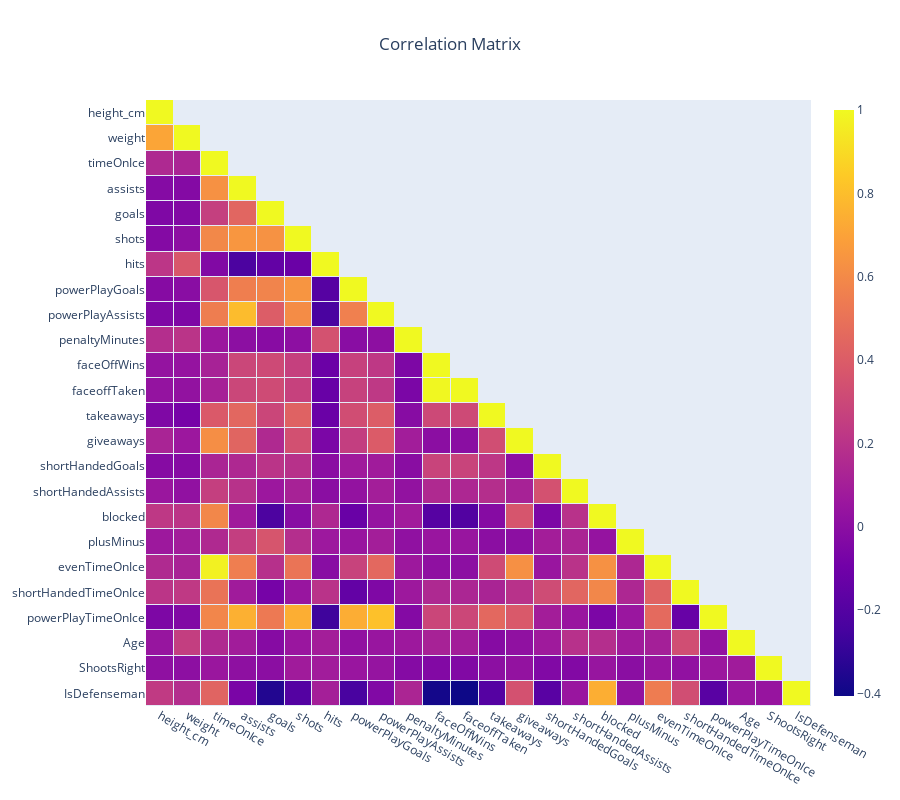

The cell this chart's notebook holds for it:
### Markdown cell above
## Correlation Analysis

### Code cell
corr = dfPlayerStats.corr()

mask = np.triu(np.ones_like(corr, dtype=bool), k=1)

import plotly.graph_objects as go

# Create a masked correlation matrix
masked_corr = corr.mask(mask)
#masked_corr = masked_corr.iloc[::-1,::-1]

heat = go.Heatmap(z=masked_corr,
                  x=dfPlayerStats.columns,
                  y=dfPlayerStats.columns,
                  xgap=1, ygap=1,
                  colorbar_thickness=20,
                  colorbar_ticklen=3,
                   )


title = 'Correlation Matrix'               

layout = go.Layout(title_text=title, title_x=0.5, 
                   height=800,
                   xaxis_showgrid=False,
                   yaxis_showgrid=False,
                   yaxis_autorange='reversed')
   
fig=go.Figure(data=[heat], layout=layout)        
fig.show()

### Figure 1 — Plotly figure (JSON) as saved in the notebook; plotly's stock layout.template omitted (floating-point values rounded to 4 significant figures; data arrays with more than 128 entries replaced by an {"elided": "..."} marker saying what was removed)
{"data": [{"colorbar": {"thickness": 20, "ticklen": 3}, "type": "heatmap", "x": ["height_cm", "weight", "timeOnIce", "assists", "goals", "shots", "hits", "powerPlayGoals", "powerPlayAssists", "penaltyMinutes", "faceOffWins", "faceoffTaken", "takeaways", "giveaways", "shortHandedGoals", "shortHandedAssists", "blocked", "plusMinus", "evenTimeOnIce", "shortHandedTimeOnIce", "powerPlayTimeOnIce", "Age", "ShootsRight", "IsDefenseman"], "xgap": 1, "y": ["height_cm", "weight", "timeOnIce", "assists", "goals", "shots", "hits", "powerPlayGoals", "powerPlayAssists", "penaltyMinutes", "faceOffWins", "faceoffTaken", "takeaways", "giveaways", "shortHandedGoals", "shortHandedAssists", "blocked", "plusMinus", "evenTimeOnIce", "shortHandedTimeOnIce", "powerPlayTimeOnIce", "Age", "ShootsRight", "IsDefenseman"], "ygap": 1, "z": {"elided": "24x24 float values"}}], "layout": {"height": 800, "title": {"text": "Correlation Matrix", "x": 0.5}, "xaxis": {"showgrid": false}, "yaxis": {"autorange": "reversed", "showgrid": false}}}
